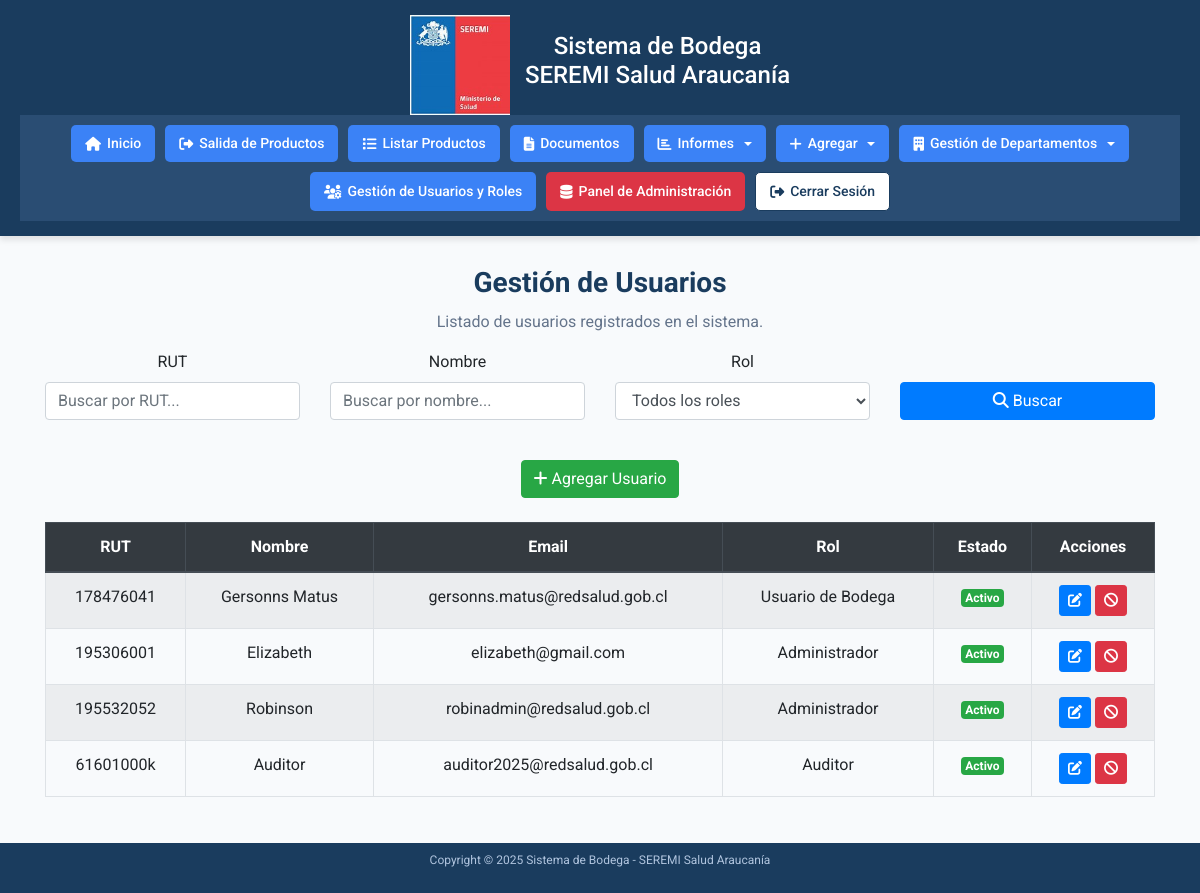
The app's page /accounts/listar-usuarios/ (signed in) with its own data.
### accounts/models.py (models this page shows, shortened)
class CustomUser(AbstractUser):
    rut = models.CharField(
        max_length=12,
        unique=True,
        validators=[validate_rut],
        help_text="RUT sin puntos ni guiones (ej. 12345678K)"
    )
    nombre = models.CharField(max_length=100, verbose_name="Nombre completo")
    class Meta:
        verbose_name = "Usuario"
        verbose_name_plural = "Usuarios"
        permissions = [
            ("can_access_admin", "Acceso al panel de administración"),
            ("can_manage_users", "Gestión de usuarios"),
            ("can_manage_departments", "Gestión de departamentos"),
            ("can_edit", "Edición de registros"),
        ]

### accounts/views.py (the view)
# urls.py: path('listar-usuarios/', views.listar_usuarios, name='listar-usuarios'),  # Listar todos los usuarios
@login_required
@permission_required('accounts.can_access_admin', raise_exception=True)
@permission_required('accounts.can_manage_users', raise_exception=True)
def listar_usuarios(request):
    limpiar_sesion_productos_salida(request)
    usuarios = CustomUser.objects.all().order_by('rut')
    form = SearchUserForm(request.GET or None)
    query_rut = request.GET.get('rut', '')
    query_nombre = request.GET.get('nombre', '')
    query_rol = request.GET.get('rol', '')
    if request.GET:
        if form.is_valid():
            print(f"Formulario válido: True")
            print(f"Datos limpiados: {form.cleaned_data}")
            query_rut = form.cleaned_data['rut']
            query_nombre = form.cleaned_data['nombre']
            query_rol = form.cleaned_data['rol']
            if query_rut:
                usuarios = usuarios.filter(rut__icontains=query_rut)
            if query_nombre:
                usuarios = usuarios.filter(nombre__icontains=query_nombre)
            if query_rol:
                print(f"Filtrando por rol: {query_rol}")
                usuarios = usuarios.filter(groups__name=query_rol)
        else:
            print(f"Formulario válido: False")
            print(f"Errores del formulario: {form.errors.as_json()}")
    else:
        query_rut = ''
        query_nombre = ''
        query_rol = ''
    page_obj = paginar_resultados(request, usuarios)
    context = {
        'page_obj': page_obj,
        'form': form,
        'query_rut': query_rut,
        'query_nombre': query_nombre,
        'query_rol': query_rol,
    }
    return render(request, 'accounts/listar_usuarios.html', context)

### accounts/forms.py (shortened to what this page needs)
class SearchUserForm(forms.Form):
    rut = forms.CharField(
        label='RUT',
        max_length=12,
        required=False,
        widget=forms.TextInput(attrs={'placeholder': 'Buscar por RUT...', 'class': 'form-control'}),
    )
    nombre = forms.CharField(
        label='Nombre',
        max_length=100,
        required=False,
        widget=forms.TextInput(attrs={'placeholder': 'Buscar por nombre...', 'class': 'form-control'}),
    )
    rol = forms.ModelChoiceField(
        queryset=Group.objects.all(),
        label='Rol',
        required=False,
        empty_label='Todos los roles',
        widget=forms.Select(attrs={'class': 'form-control', 'id': 'id_rol'}),
    )

### accounts/auth_backend.py (called while the page is built)
    def get_user(self, user_id):
        UserModel = get_user_model()
        try:
            return UserModel.objects.get(pk=user_id)
        except UserModel.DoesNotExist:
            return None

### accounts/views.py (called while the page is built)
def limpiar_sesion_productos_salida(request):
    if 'productos_salida' in request.session:
        logger.info("Limpiando variable de sesión 'productos_salida'.")
        del request.session['productos_salida']
        request.session.modified = True

def paginar_resultados(request, objetos, items_por_pagina=20):
    paginator = Paginator(objetos, items_por_pagina)
    page = request.GET.get('page')
    try:
        page_obj = paginator.page(page)
    except PageNotAnInteger:
        page_obj = paginator.page(1)
    except EmptyPage:
        page_obj = paginator.page(paginator.num_pages)
    return page_obj

### accounts/templates/accounts/listar_usuarios.html (shortened to what this page needs)
{% extends "accounts/home.html" %}
{% load static %}
{% block content %}
<div class="container">
    <h2>Gestión de Usuarios</h2>
    <p>Listado de usuarios registrados en el sistema.</p>
    <form method="get" class="mb-4" id="search-form">
        <div class="row">
            <div class="col-md-3 mb-3">
                <label for="id_rut" class="form-label">RUT</label>
                {{ form.rut }}
            </div>
            <div class="col-md-3 mb-3">
                <label for="id_nombre" class="form-label">Nombre</label>
                {{ form.nombre }}
            </div>
            <div class="col-md-3 mb-3">
                <label for="id_rol" class="form-label">Rol</label>
                {{ form.rol }}
            </div>
            <div class="col-md-3 mb-3 d-flex align-items-end">
                <button type="submit" class="btn btn-primary btn-block"><i class="fas fa-search"></i> Buscar</button>
            </div>
        </div>
    </form>
    <div class="mb-4">
        <a href="{% url 'agregar-usuario' %}" class="btn btn-success"><i class="fas fa-plus"></i> Agregar Usuario</a>
    </div>
    <div class="table-responsive">
        <table class="table table-bordered table-striped">
            <thead class="thead-dark">
                <tr>
                    <th>RUT</th>
                    <th>Nombre</th>
                    <th>Email</th>
                    <th>Rol</th>
                    <th>Estado</th>
                    <th>Acciones</th>
                </tr>
            </thead>
            <tbody>
                {% for usuario in page_obj %}
                    <tr>
                        <td>{{ usuario.rut }}</td>
                        <td>{{ usuario.nombre }}</td>
                        <td>{{ usuario.email|default:"-" }}</td>
                        <td>
                            {% for group in usuario.groups.all %}
                                {{ group.name }}{% if not forloop.last %}, {% endif %}
                            {% empty %}
                                Sin rol asignado
                            {% endfor %}
                        </td>
                        <td>
                            {% if usuario.is_active %}
                                <span class="badge badge-success">Activo</span>
                            {% else %}
                                <span class="badge badge-danger">Inactivo</span>
                            {% endif %}
                        </td>
                        <td>
                            <a href="{% url 'editar-usuario' usuario.rut %}" class="btn btn-sm btn-primary" title="Editar"><i class="fas fa-edit"></i></a>
                            <a href="{% url 'deshabilitar-usuario' usuario.rut %}" class="btn btn-sm btn-{% if usuario.is_active %}danger{% else %}success{% endif %}" title="{% if usuario.is_active %}Deshabilitar{% else %}Habilitar{% endif %}">
                                <i class="fas {% if usuario.is_active %}fa-ban{% else %}fa-check{% endif %}"></i>
                            </a>
                        </td>
                    </tr>
                {% empty %}
                    <tr>
                        <td colspan="6" class="text-center">No se encontraron usuarios.</td>
                    </tr>
                {% endfor %}
            </tbody>
        </table>
    </div>
</div>
{% endblock %}

### accounts/templates/accounts/home.html (style rules this page uses)
* { margin: 0; padding: 0; box-sizing: border-box; font-family: 'Roboto', Arial, sans-serif; }
body { background-color: #f8fafc; display: flex; flex-direction: column; min-height: 100vh; }
main .container { width: 100%; padding: 0 15px; box-sizing: border-box; }
main h2 { color: #1a3c5e; font-size: 28px; font-weight: 700; margin-bottom: 10px; }
main p { color: #64748b; font-size: 16px; }

### records on screen
CustomUser: rut "178476041", nombre "Gersonns Matus", email "gersonns.matus@redsalud.gob.cl", is_active "Activo"
CustomUser: rut "195306001", nombre "Elizabeth", email "elizabeth@gmail.com", is_active "Activo"
CustomUser: rut "195532052", nombre "Robinson", email "robinadmin@redsalud.gob.cl", is_active "Activo"
CustomUser: rut "61601000k", nombre "Auditor", email "auditor2025@redsalud.gob.cl", is_active "Activo"

### other values on screen
{{ group.name }} "Usuario de Bodega"
{{ group.name }} "Administrador"
{{ group.name }} "Auditor"
